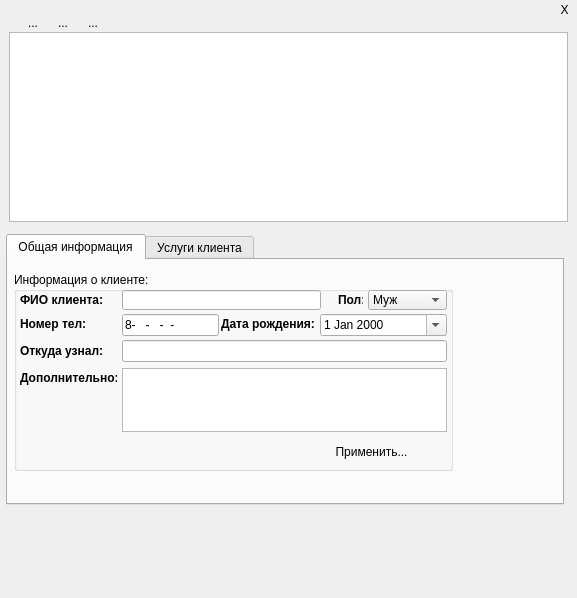
<?xml version="1.0" encoding="UTF-8"?>
<ui version="4.0">
 <class>frmClients</class>
 <widget class="QFrame" name="frmClients">
  <property name="geometry">
   <rect>
    <x>0</x>
    <y>0</y>
    <width>577</width>
    <height>598</height>
   </rect>
  </property>
  <property name="mouseTracking">
   <bool>true</bool>
  </property>
  <property name="windowTitle">
   <string>Frame</string>
  </property>
  <property name="frameShape">
   <enum>QFrame::NoFrame</enum>
  </property>
  <property name="frameShadow">
   <enum>QFrame::Raised</enum>
  </property>
  <widget class="QTableView" name="tableView">
   <property name="geometry">
    <rect>
     <x>9</x>
     <y>32</y>
     <width>559</width>
     <height>190</height>
    </rect>
   </property>
   <property name="selectionBehavior">
    <enum>QAbstractItemView::SelectRows</enum>
   </property>
  </widget>
  <widget class="QWidget" name="horizontalLayoutWidget">
   <property name="geometry">
    <rect>
     <x>12</x>
     <y>3</y>
     <width>85</width>
     <height>24</height>
    </rect>
   </property>
   <layout class="QHBoxLayout" name="horizontalLayout">
    <property name="sizeConstraint">
     <enum>QLayout::SetMinimumSize</enum>
    </property>
    <item>
     <widget class="QToolButton" name="toolButton_4">
      <property name="text">
       <string>...</string>
      </property>
      <property name="icon">
       <iconset resource="icons.qrc">
        <normaloff>:/res/icons/7.ico</normaloff>:/res/icons/7.ico</iconset>
      </property>
      <property name="autoRaise">
       <bool>true</bool>
      </property>
     </widget>
    </item>
    <item>
     <widget class="QToolButton" name="edit_button">
      <property name="text">
       <string>...</string>
      </property>
      <property name="icon">
       <iconset resource="icons.qrc">
        <normaloff>:/res/icons/11.ico</normaloff>:/res/icons/11.ico</iconset>
      </property>
      <property name="autoRaise">
       <bool>true</bool>
      </property>
     </widget>
    </item>
    <item>
     <widget class="QToolButton" name="del_button">
      <property name="text">
       <string>...</string>
      </property>
      <property name="icon">
       <iconset resource="icons.qrc">
        <normaloff>:/res/icons/5.ico</normaloff>:/res/icons/5.ico</iconset>
      </property>
      <property name="autoRaise">
       <bool>true</bool>
      </property>
     </widget>
    </item>
   </layout>
  </widget>
  <widget class="QTabWidget" name="ClientTabs">
   <property name="geometry">
    <rect>
     <x>6</x>
     <y>234</y>
     <width>558</width>
     <height>271</height>
    </rect>
   </property>
   <property name="currentIndex">
    <number>0</number>
   </property>
   <widget class="QWidget" name="tab">
    <attribute name="title">
     <string>Общая информация</string>
    </attribute>
    <widget class="QGroupBox" name="groupBox">
     <property name="geometry">
      <rect>
       <x>6</x>
       <y>12</y>
       <width>439</width>
       <height>199</height>
      </rect>
     </property>
     <property name="title">
      <string>Информация о клиенте:</string>
     </property>
     <widget class="QLineEdit" name="OtkudaEdit">
      <property name="enabled">
       <bool>true</bool>
      </property>
      <property name="geometry">
       <rect>
        <x>108</x>
        <y>68</y>
        <width>325</width>
        <height>22</height>
       </rect>
      </property>
      <property name="readOnly">
       <bool>true</bool>
      </property>
     </widget>
     <widget class="QLineEdit" name="FIOEdit">
      <property name="enabled">
       <bool>true</bool>
      </property>
      <property name="geometry">
       <rect>
        <x>108</x>
        <y>18</y>
        <width>199</width>
        <height>20</height>
       </rect>
      </property>
      <property name="readOnly">
       <bool>true</bool>
      </property>
     </widget>
     <widget class="QLabel" name="label">
      <property name="geometry">
       <rect>
        <x>6</x>
        <y>20</y>
        <width>91</width>
        <height>16</height>
       </rect>
      </property>
      <property name="font">
       <font>
        <weight>75</weight>
        <italic>false</italic>
        <bold>true</bold>
       </font>
      </property>
      <property name="mouseTracking">
       <bool>true</bool>
      </property>
      <property name="text">
       <string>ФИО клиента:</string>
      </property>
      <property name="textFormat">
       <enum>Qt::AutoText</enum>
      </property>
      <property name="textInteractionFlags">
       <set>Qt::LinksAccessibleByMouse</set>
      </property>
     </widget>
     <widget class="QLineEdit" name="Nom_Edit">
      <property name="enabled">
       <bool>true</bool>
      </property>
      <property name="geometry">
       <rect>
        <x>108</x>
        <y>42</y>
        <width>97</width>
        <height>22</height>
       </rect>
      </property>
      <property name="inputMask">
       <string>8-999-999-99-99; </string>
      </property>
      <property name="readOnly">
       <bool>true</bool>
      </property>
     </widget>
     <widget class="QLabel" name="label_2">
      <property name="geometry">
       <rect>
        <x>6</x>
        <y>44</y>
        <width>91</width>
        <height>16</height>
       </rect>
      </property>
      <property name="font">
       <font>
        <weight>75</weight>
        <bold>true</bold>
       </font>
      </property>
      <property name="text">
       <string>Номер тел:</string>
      </property>
     </widget>
     <widget class="QLabel" name="label_3">
      <property name="geometry">
       <rect>
        <x>207</x>
        <y>44</y>
        <width>103</width>
        <height>16</height>
       </rect>
      </property>
      <property name="font">
       <font>
        <weight>75</weight>
        <bold>true</bold>
       </font>
      </property>
      <property name="text">
       <string>Дата рождения:</string>
      </property>
     </widget>
     <widget class="QTextEdit" name="InfoEdit">
      <property name="enabled">
       <bool>true</bool>
      </property>
      <property name="geometry">
       <rect>
        <x>108</x>
        <y>96</y>
        <width>325</width>
        <height>64</height>
       </rect>
      </property>
      <property name="readOnly">
       <bool>true</bool>
      </property>
     </widget>
     <widget class="QLabel" name="label_4">
      <property name="geometry">
       <rect>
        <x>6</x>
        <y>71</y>
        <width>91</width>
        <height>16</height>
       </rect>
      </property>
      <property name="font">
       <font>
        <weight>75</weight>
        <bold>true</bold>
       </font>
      </property>
      <property name="text">
       <string>Откуда узнал:</string>
      </property>
     </widget>
     <widget class="QLabel" name="label_5">
      <property name="geometry">
       <rect>
        <x>6</x>
        <y>98</y>
        <width>97</width>
        <height>16</height>
       </rect>
      </property>
      <property name="font">
       <font>
        <weight>75</weight>
        <bold>true</bold>
       </font>
      </property>
      <property name="text">
       <string>Дополнительно:</string>
      </property>
     </widget>
     <widget class="QPushButton" name="ApplyBut">
      <property name="geometry">
       <rect>
        <x>306</x>
        <y>168</y>
        <width>103</width>
        <height>23</height>
       </rect>
      </property>
      <property name="text">
       <string>Применить...</string>
      </property>
      <property name="icon">
       <iconset resource="icons.qrc">
        <normaloff>:/res/icons/6.ico</normaloff>:/res/icons/6.ico</iconset>
      </property>
      <property name="checkable">
       <bool>false</bool>
      </property>
      <property name="autoDefault">
       <bool>false</bool>
      </property>
      <property name="default">
       <bool>true</bool>
      </property>
      <property name="flat">
       <bool>true</bool>
      </property>
     </widget>
     <widget class="QDateEdit" name="dateEdit">
      <property name="geometry">
       <rect>
        <x>306</x>
        <y>42</y>
        <width>127</width>
        <height>22</height>
       </rect>
      </property>
      <property name="inputMethodHints">
       <set>Qt::ImhDigitsOnly|Qt::ImhFormattedNumbersOnly|Qt::ImhPreferNumbers</set>
      </property>
      <property name="wrapping">
       <bool>false</bool>
      </property>
      <property name="frame">
       <bool>true</bool>
      </property>
      <property name="buttonSymbols">
       <enum>QAbstractSpinBox::UpDownArrows</enum>
      </property>
      <property name="accelerated">
       <bool>false</bool>
      </property>
      <property name="correctionMode">
       <enum>QAbstractSpinBox::CorrectToNearestValue</enum>
      </property>
      <property name="keyboardTracking">
       <bool>false</bool>
      </property>
      <property name="currentSection">
       <enum>QDateTimeEdit::DaySection</enum>
      </property>
      <property name="calendarPopup">
       <bool>true</bool>
      </property>
      <property name="timeSpec">
       <enum>Qt::LocalTime</enum>
      </property>
     </widget>
     <widget class="QComboBox" name="Pol">
      <property name="geometry">
       <rect>
        <x>354</x>
        <y>18</y>
        <width>79</width>
        <height>20</height>
       </rect>
      </property>
      <item>
       <property name="text">
        <string>Муж</string>
       </property>
      </item>
      <item>
       <property name="text">
        <string>Жен</string>
       </property>
      </item>
     </widget>
     <widget class="QLabel" name="label_7">
      <property name="geometry">
       <rect>
        <x>324</x>
        <y>20</y>
        <width>25</width>
        <height>16</height>
       </rect>
      </property>
      <property name="font">
       <font>
        <weight>75</weight>
        <bold>true</bold>
       </font>
      </property>
      <property name="text">
       <string>Пол:</string>
      </property>
     </widget>
    </widget>
   </widget>
   <widget class="QWidget" name="tab_2">
    <attribute name="title">
     <string>Услуги клиента</string>
    </attribute>
    <widget class="QTableView" name="tClient_history">
     <property name="geometry">
      <rect>
       <x>6</x>
       <y>18</y>
       <width>541</width>
       <height>223</height>
      </rect>
     </property>
    </widget>
    <widget class="QLabel" name="label_6">
     <property name="geometry">
      <rect>
       <x>6</x>
       <y>0</y>
       <width>187</width>
       <height>16</height>
      </rect>
     </property>
     <property name="font">
      <font>
       <pointsize>9</pointsize>
       <weight>75</weight>
       <italic>true</italic>
       <bold>true</bold>
      </font>
     </property>
     <property name="text">
      <string>История посещения солона:</string>
     </property>
    </widget>
   </widget>
  </widget>
  <widget class="QToolButton" name="closeFrame">
   <property name="geometry">
    <rect>
     <x>552</x>
     <y>0</y>
     <width>25</width>
     <height>19</height>
    </rect>
   </property>
   <property name="text">
    <string>Х</string>
   </property>
   <property name="autoRaise">
    <bool>true</bool>
   </property>
  </widget>
 </widget>
 <layoutdefault spacing="6" margin="9"/>
 <resources>
  <include location="icons.qrc"/>
 </resources>
 <connections/>
 <designerdata>
  <property name="gridDeltaX">
   <number>6</number>
  </property>
  <property name="gridDeltaY">
   <number>6</number>
  </property>
  <property name="gridSnapX">
   <bool>true</bool>
  </property>
  <property name="gridSnapY">
   <bool>true</bool>
  </property>
  <property name="gridVisible">
   <bool>true</bool>
  </property>
 </designerdata>
</ui>
